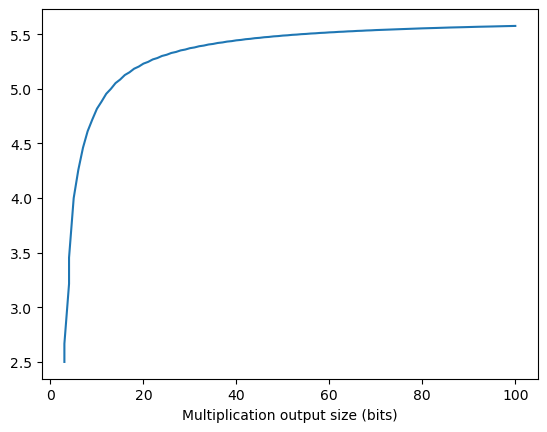

Here is the Python script that generated this plot:
# plot variable/clause count

import matplotlib.pyplot as plt
import numpy as np
import numpy.polynomial.polynomial as poly
import sys

ns, alphas = [], []
for line in sys.stdin:
    if line.startswith('#'):
        continue
    words = line.split()
    n, _, _, _, v, c = map(int, words[:6])
    ns.append(n)
    alphas.append(c / v)
    
plt.plot(ns, alphas)
plt.xlabel('Multiplication output size (bits)')
plt.savefig(sys.stdout.buffer, bbox_inches='tight')
